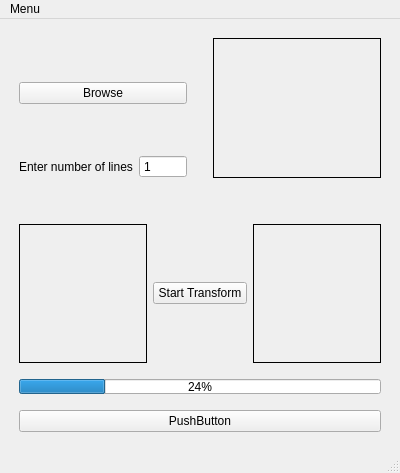
<?xml version="1.0" encoding="UTF-8"?>
<ui version="4.0">
 <class>MainWindow</class>
 <widget class="QMainWindow" name="MainWindow">
  <property name="geometry">
   <rect>
    <x>0</x>
    <y>0</y>
    <width>400</width>
    <height>473</height>
   </rect>
  </property>
  <property name="minimumSize">
   <size>
    <width>400</width>
    <height>473</height>
   </size>
  </property>
  <property name="windowTitle">
   <string>Fourier</string>
  </property>
  <widget class="QWidget" name="centralwidget">
   <layout class="QGridLayout" name="gridLayout">
    <item row="8" column="1">
     <spacer name="verticalSpacer_4">
      <property name="orientation">
       <enum>Qt::Vertical</enum>
      </property>
      <property name="sizeType">
       <enum>QSizePolicy::Fixed</enum>
      </property>
      <property name="sizeHint" stdset="0">
       <size>
        <width>20</width>
        <height>10</height>
       </size>
      </property>
     </spacer>
    </item>
    <item row="6" column="1">
     <spacer name="verticalSpacer_2">
      <property name="orientation">
       <enum>Qt::Vertical</enum>
      </property>
      <property name="sizeType">
       <enum>QSizePolicy::Fixed</enum>
      </property>
      <property name="sizeHint" stdset="0">
       <size>
        <width>20</width>
        <height>10</height>
       </size>
      </property>
     </spacer>
    </item>
    <item row="4" column="1">
     <spacer name="verticalSpacer">
      <property name="orientation">
       <enum>Qt::Vertical</enum>
      </property>
      <property name="sizeType">
       <enum>QSizePolicy::Fixed</enum>
      </property>
      <property name="sizeHint" stdset="0">
       <size>
        <width>20</width>
        <height>10</height>
       </size>
      </property>
     </spacer>
    </item>
    <item row="2" column="1">
     <spacer name="verticalSpacer_3">
      <property name="orientation">
       <enum>Qt::Vertical</enum>
      </property>
      <property name="sizeType">
       <enum>QSizePolicy::Fixed</enum>
      </property>
      <property name="sizeHint" stdset="0">
       <size>
        <width>20</width>
        <height>40</height>
       </size>
      </property>
     </spacer>
    </item>
    <item row="0" column="1">
     <spacer name="verticalSpacer_5">
      <property name="orientation">
       <enum>Qt::Vertical</enum>
      </property>
      <property name="sizeType">
       <enum>QSizePolicy::Fixed</enum>
      </property>
      <property name="sizeHint" stdset="0">
       <size>
        <width>20</width>
        <height>10</height>
       </size>
      </property>
     </spacer>
    </item>
    <item row="7" column="1">
     <widget class="QPushButton" name="btnToggle">
      <property name="text">
       <string>PushButton</string>
      </property>
     </widget>
    </item>
    <item row="3" column="1">
     <layout class="QHBoxLayout" name="horizontalLayout">
      <item>
       <widget class="QLabel" name="lbImg">
        <property name="minimumSize">
         <size>
          <width>128</width>
          <height>128</height>
         </size>
        </property>
        <property name="frameShape">
         <enum>QFrame::Box</enum>
        </property>
        <property name="text">
         <string/>
        </property>
       </widget>
      </item>
      <item alignment="Qt::AlignVCenter">
       <widget class="QPushButton" name="btnStart">
        <property name="maximumSize">
         <size>
          <width>200</width>
          <height>16777215</height>
         </size>
        </property>
        <property name="text">
         <string>Start Transform</string>
        </property>
       </widget>
      </item>
      <item>
       <widget class="QLabel" name="lbFFTimg">
        <property name="minimumSize">
         <size>
          <width>128</width>
          <height>128</height>
         </size>
        </property>
        <property name="frameShape">
         <enum>QFrame::Box</enum>
        </property>
        <property name="text">
         <string/>
        </property>
       </widget>
      </item>
     </layout>
    </item>
    <item row="1" column="1">
     <layout class="QHBoxLayout" name="horizontalLayout_2">
      <item>
       <layout class="QVBoxLayout" name="verticalLayout">
        <item alignment="Qt::AlignVCenter">
         <widget class="QPushButton" name="btnBrowse">
          <property name="minimumSize">
           <size>
            <width>100</width>
            <height>0</height>
           </size>
          </property>
          <property name="text">
           <string>Browse</string>
          </property>
         </widget>
        </item>
        <item>
         <layout class="QHBoxLayout" name="horizontalLayout_3">
          <item alignment="Qt::AlignHCenter">
           <widget class="QLabel" name="lbnline">
            <property name="sizePolicy">
             <sizepolicy hsizetype="Minimum" vsizetype="Minimum">
              <horstretch>0</horstretch>
              <verstretch>0</verstretch>
             </sizepolicy>
            </property>
            <property name="text">
             <string>Enter number of lines</string>
            </property>
            <property name="scaledContents">
             <bool>false</bool>
            </property>
            <property name="wordWrap">
             <bool>true</bool>
            </property>
           </widget>
          </item>
          <item>
           <widget class="QSpinBox" name="nLines">
            <property name="buttonSymbols">
             <enum>QAbstractSpinBox::NoButtons</enum>
            </property>
            <property name="minimum">
             <number>1</number>
            </property>
            <property name="maximum">
             <number>64</number>
            </property>
           </widget>
          </item>
         </layout>
        </item>
       </layout>
      </item>
      <item>
       <spacer name="horizontalSpacer">
        <property name="orientation">
         <enum>Qt::Horizontal</enum>
        </property>
        <property name="sizeType">
         <enum>QSizePolicy::Fixed</enum>
        </property>
        <property name="sizeHint" stdset="0">
         <size>
          <width>20</width>
          <height>20</height>
         </size>
        </property>
       </spacer>
      </item>
      <item>
       <widget class="QLabel" name="lbFixedImg">
        <property name="minimumSize">
         <size>
          <width>128</width>
          <height>128</height>
         </size>
        </property>
        <property name="maximumSize">
         <size>
          <width>800</width>
          <height>800</height>
         </size>
        </property>
        <property name="frameShape">
         <enum>QFrame::Box</enum>
        </property>
        <property name="text">
         <string/>
        </property>
       </widget>
      </item>
     </layout>
    </item>
    <item row="5" column="1">
     <widget class="QProgressBar" name="progressBar">
      <property name="minimumSize">
       <size>
        <width>0</width>
        <height>15</height>
       </size>
      </property>
      <property name="maximumSize">
       <size>
        <width>16777215</width>
        <height>15</height>
       </size>
      </property>
      <property name="value">
       <number>24</number>
      </property>
     </widget>
    </item>
    <item row="3" column="2">
     <spacer name="horizontalSpacer_3">
      <property name="orientation">
       <enum>Qt::Horizontal</enum>
      </property>
      <property name="sizeType">
       <enum>QSizePolicy::Fixed</enum>
      </property>
      <property name="sizeHint" stdset="0">
       <size>
        <width>10</width>
        <height>20</height>
       </size>
      </property>
     </spacer>
    </item>
    <item row="3" column="0">
     <spacer name="horizontalSpacer_2">
      <property name="orientation">
       <enum>Qt::Horizontal</enum>
      </property>
      <property name="sizeType">
       <enum>QSizePolicy::Fixed</enum>
      </property>
      <property name="sizeHint" stdset="0">
       <size>
        <width>10</width>
        <height>20</height>
       </size>
      </property>
     </spacer>
    </item>
   </layout>
  </widget>
  <widget class="QMenuBar" name="menubar">
   <property name="geometry">
    <rect>
     <x>0</x>
     <y>0</y>
     <width>400</width>
     <height>18</height>
    </rect>
   </property>
   <widget class="QMenu" name="menuMenu">
    <property name="title">
     <string>Menu</string>
    </property>
    <addaction name="actionBrowse"/>
    <addaction name="actionClose"/>
   </widget>
   <addaction name="menuMenu"/>
  </widget>
  <widget class="QStatusBar" name="statusbar"/>
  <action name="actionBrowse">
   <property name="text">
    <string>Browse</string>
   </property>
  </action>
  <action name="actionClose">
   <property name="text">
    <string>Close</string>
   </property>
  </action>
 </widget>
 <resources/>
 <connections/>
</ui>
